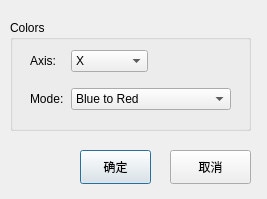
<?xml version="1.0" encoding="UTF-8"?>
<ui version="4.0">
 <class>dlg_color_palette</class>
 <widget class="QDialog" name="dlg_color_palette">
  <property name="geometry">
   <rect>
    <x>0</x>
    <y>0</y>
    <width>267</width>
    <height>199</height>
   </rect>
  </property>
  <property name="windowTitle">
   <string>Dialog</string>
  </property>
  <widget class="QPushButton" name="btnOk">
   <property name="geometry">
    <rect>
     <x>80</x>
     <y>150</y>
     <width>71</width>
     <height>34</height>
    </rect>
   </property>
   <property name="text">
    <string>确定</string>
   </property>
  </widget>
  <widget class="QPushButton" name="btnCancel">
   <property name="geometry">
    <rect>
     <x>170</x>
     <y>150</y>
     <width>81</width>
     <height>34</height>
    </rect>
   </property>
   <property name="text">
    <string>取消</string>
   </property>
  </widget>
  <widget class="QGroupBox" name="groupBox">
   <property name="geometry">
    <rect>
     <x>10</x>
     <y>20</y>
     <width>241</width>
     <height>111</height>
    </rect>
   </property>
   <property name="title">
    <string>Colors</string>
   </property>
   <widget class="QWidget" name="gridLayoutWidget">
    <property name="geometry">
     <rect>
      <x>20</x>
      <y>20</y>
      <width>201</width>
      <height>80</height>
     </rect>
    </property>
    <layout class="QGridLayout" name="gridLayout" columnstretch="0,0,1,0,0">
     <item row="1" column="2">
      <widget class="QLabel" name="label_Mode">
       <property name="text">
        <string>Mode:</string>
       </property>
      </widget>
     </item>
     <item row="0" column="3">
      <widget class="QComboBox" name="comboBox_Axis">
       <item>
        <property name="text">
         <string>X</string>
        </property>
       </item>
       <item>
        <property name="text">
         <string>Y</string>
        </property>
       </item>
       <item>
        <property name="text">
         <string>Z</string>
        </property>
       </item>
      </widget>
     </item>
     <item row="1" column="3" colspan="2">
      <widget class="QComboBox" name="comboBox_Mode">
       <property name="minimumSize">
        <size>
         <width>160</width>
         <height>0</height>
        </size>
       </property>
       <property name="sizeAdjustPolicy">
        <enum>QComboBox::AdjustToContents</enum>
       </property>
       <item>
        <property name="text">
         <string>Blue to Red</string>
        </property>
       </item>
       <item>
        <property name="text">
         <string>Green to Magenta</string>
        </property>
       </item>
       <item>
        <property name="text">
         <string>White to Red</string>
        </property>
       </item>
       <item>
        <property name="text">
         <string>Grey to Red</string>
        </property>
       </item>
       <item>
        <property name="text">
         <string>Rainbow</string>
        </property>
       </item>
      </widget>
     </item>
     <item row="0" column="2">
      <widget class="QLabel" name="label_Axis">
       <property name="text">
        <string>Axis:</string>
       </property>
      </widget>
     </item>
    </layout>
   </widget>
  </widget>
 </widget>
 <resources/>
 <connections>
  <connection>
   <sender>btnOk</sender>
   <signal>clicked()</signal>
   <receiver>dlg_color_palette</receiver>
   <slot>accept()</slot>
   <hints>
    <hint type="sourcelabel">
     <x>98</x>
     <y>162</y>
    </hint>
    <hint type="destinationlabel">
     <x>50</x>
     <y>166</y>
    </hint>
   </hints>
  </connection>
  <connection>
   <sender>btnCancel</sender>
   <signal>clicked()</signal>
   <receiver>dlg_color_palette</receiver>
   <slot>reject()</slot>
   <hints>
    <hint type="sourcelabel">
     <x>221</x>
     <y>172</y>
    </hint>
    <hint type="destinationlabel">
     <x>275</x>
     <y>164</y>
    </hint>
   </hints>
  </connection>
 </connections>
</ui>
